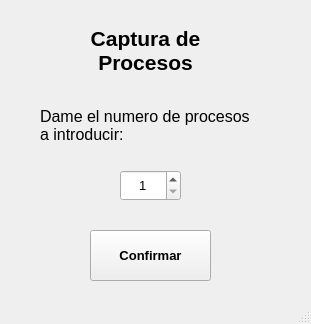
<?xml version="1.0" encoding="UTF-8"?>
<ui version="4.0">
 <class>IngresoProcesos</class>
 <widget class="QMainWindow" name="IngresoProcesos">
  <property name="geometry">
   <rect>
    <x>0</x>
    <y>0</y>
    <width>311</width>
    <height>324</height>
   </rect>
  </property>
  <property name="windowTitle">
   <string>Procesamiento por Lotes</string>
  </property>
  <widget class="QWidget" name="centralwidget">
   <widget class="QLabel" name="Titulo">
    <property name="geometry">
     <rect>
      <x>50</x>
      <y>20</y>
      <width>191</width>
      <height>61</height>
     </rect>
    </property>
    <property name="font">
     <font>
      <family>Arial</family>
      <pointsize>16</pointsize>
      <weight>75</weight>
      <bold>true</bold>
     </font>
    </property>
    <property name="layoutDirection">
     <enum>Qt::LeftToRight</enum>
    </property>
    <property name="text">
     <string>Captura de Procesos</string>
    </property>
    <property name="alignment">
     <set>Qt::AlignCenter</set>
    </property>
    <property name="wordWrap">
     <bool>true</bool>
    </property>
   </widget>
   <widget class="QLabel" name="label">
    <property name="geometry">
     <rect>
      <x>40</x>
      <y>100</y>
      <width>211</width>
      <height>51</height>
     </rect>
    </property>
    <property name="font">
     <font>
      <family>Arial</family>
      <pointsize>12</pointsize>
     </font>
    </property>
    <property name="text">
     <string>Dame el numero de procesos a introducir:</string>
    </property>
    <property name="wordWrap">
     <bool>true</bool>
    </property>
   </widget>
   <widget class="QSpinBox" name="Nprocesos">
    <property name="geometry">
     <rect>
      <x>120</x>
      <y>170</y>
      <width>61</width>
      <height>31</height>
     </rect>
    </property>
    <property name="font">
     <font>
      <family>Arial</family>
      <pointsize>10</pointsize>
     </font>
    </property>
    <property name="focusPolicy">
     <enum>Qt::NoFocus</enum>
    </property>
    <property name="alignment">
     <set>Qt::AlignCenter</set>
    </property>
    <property name="readOnly">
     <bool>false</bool>
    </property>
    <property name="minimum">
     <number>1</number>
    </property>
   </widget>
   <widget class="QPushButton" name="saveProcessBtn">
    <property name="geometry">
     <rect>
      <x>90</x>
      <y>230</y>
      <width>121</width>
      <height>51</height>
     </rect>
    </property>
    <property name="font">
     <font>
      <family>Arial</family>
      <pointsize>10</pointsize>
      <weight>75</weight>
      <bold>true</bold>
     </font>
    </property>
    <property name="text">
     <string>Confirmar</string>
    </property>
   </widget>
  </widget>
  <widget class="QStatusBar" name="statusbar"/>
 </widget>
 <resources/>
 <connections/>
</ui>
